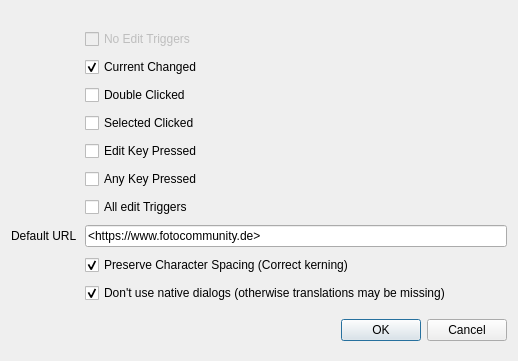
<?xml version="1.0" encoding="UTF-8"?>
<ui version="4.0">
 <class>SettingsDialog</class>
 <widget class="QDialog" name="SettingsDialog">
  <property name="geometry">
   <rect>
    <x>0</x>
    <y>0</y>
    <width>518</width>
    <height>361</height>
   </rect>
  </property>
  <property name="sizePolicy">
   <sizepolicy hsizetype="Preferred" vsizetype="MinimumExpanding">
    <horstretch>0</horstretch>
    <verstretch>0</verstretch>
   </sizepolicy>
  </property>
  <property name="windowTitle">
   <string>Preferences</string>
  </property>
  <layout class="QVBoxLayout" name="verticalLayout">
   <property name="spacing">
    <number>8</number>
   </property>
   <property name="bottomMargin">
    <number>12</number>
   </property>
   <item>
    <layout class="QGridLayout" name="gridLayout_2">
     <property name="topMargin">
      <number>10</number>
     </property>
     <item row="7" column="0">
      <widget class="QLabel" name="defaultLabel">
       <property name="sizePolicy">
        <sizepolicy hsizetype="MinimumExpanding" vsizetype="Preferred">
         <horstretch>0</horstretch>
         <verstretch>0</verstretch>
        </sizepolicy>
       </property>
       <property name="text">
        <string>Default URL</string>
       </property>
      </widget>
     </item>
     <item row="0" column="1">
      <widget class="QCheckBox" name="noEditCheckBox">
       <property name="enabled">
        <bool>false</bool>
       </property>
       <property name="text">
        <string extracomment="0">No Edit Triggers</string>
       </property>
      </widget>
     </item>
     <item row="3" column="1">
      <widget class="QCheckBox" name="selectedClickedCheckBox">
       <property name="text">
        <string>Selected Clicked</string>
       </property>
      </widget>
     </item>
     <item row="1" column="1">
      <widget class="QCheckBox" name="currentChangedCheckBox">
       <property name="text">
        <string>Current Changed</string>
       </property>
       <property name="checked">
        <bool>true</bool>
       </property>
      </widget>
     </item>
     <item row="5" column="1">
      <widget class="QCheckBox" name="anyKeyCheckBox">
       <property name="text">
        <string>Any Key Pressed</string>
       </property>
      </widget>
     </item>
     <item row="6" column="1">
      <widget class="QCheckBox" name="allEditCheckBox">
       <property name="text">
        <string>All edit Triggers</string>
       </property>
      </widget>
     </item>
     <item row="4" column="1">
      <widget class="QCheckBox" name="editKeyCheckBox">
       <property name="text">
        <string>Edit Key Pressed</string>
       </property>
      </widget>
     </item>
     <item row="2" column="1">
      <widget class="QCheckBox" name="doubleClickedCheckBox">
       <property name="text">
        <string>Double Clicked</string>
       </property>
      </widget>
     </item>
     <item row="7" column="1">
      <widget class="QLineEdit" name="defaultUrlLineEdit">
       <property name="sizePolicy">
        <sizepolicy hsizetype="Expanding" vsizetype="Fixed">
         <horstretch>10</horstretch>
         <verstretch>0</verstretch>
        </sizepolicy>
       </property>
       <property name="minimumSize">
        <size>
         <width>0</width>
         <height>0</height>
        </size>
       </property>
       <property name="baseSize">
        <size>
         <width>400</width>
         <height>0</height>
        </size>
       </property>
       <property name="text">
        <string>&lt;https://www.fotocommunity.de&gt;</string>
       </property>
      </widget>
     </item>
     <item row="8" column="1">
      <widget class="QCheckBox" name="preserveCharacterSpacingCheckBox">
       <property name="text">
        <string>Preserve Character Spacing (Correct kerning)</string>
       </property>
       <property name="checked">
        <bool>true</bool>
       </property>
      </widget>
     </item>
     <item row="9" column="1">
      <widget class="QCheckBox" name="dontUseNativeDialogsCheckBox">
       <property name="text">
        <string>Don't use native dialogs (otherwise translations may be missing)</string>
       </property>
       <property name="checked">
        <bool>true</bool>
       </property>
      </widget>
     </item>
    </layout>
   </item>
   <item>
    <widget class="QDialogButtonBox" name="buttonBox">
     <property name="orientation">
      <enum>Qt::Orientation::Horizontal</enum>
     </property>
     <property name="standardButtons">
      <set>QDialogButtonBox::StandardButton::Cancel|QDialogButtonBox::StandardButton::Ok</set>
     </property>
    </widget>
   </item>
  </layout>
 </widget>
 <resources/>
 <connections>
  <connection>
   <sender>buttonBox</sender>
   <signal>accepted()</signal>
   <receiver>SettingsDialog</receiver>
   <slot>accept()</slot>
   <hints>
    <hint type="sourcelabel">
     <x>272</x>
     <y>252</y>
    </hint>
    <hint type="destinationlabel">
     <x>157</x>
     <y>274</y>
    </hint>
   </hints>
  </connection>
  <connection>
   <sender>buttonBox</sender>
   <signal>rejected()</signal>
   <receiver>SettingsDialog</receiver>
   <slot>reject()</slot>
   <hints>
    <hint type="sourcelabel">
     <x>340</x>
     <y>252</y>
    </hint>
    <hint type="destinationlabel">
     <x>286</x>
     <y>274</y>
    </hint>
   </hints>
  </connection>
  <connection>
   <sender>allEditCheckBox</sender>
   <signal>toggled(bool)</signal>
   <receiver>SettingsDialog</receiver>
   <slot>allEditTriggers(bool)</slot>
   <hints>
    <hint type="sourcelabel">
     <x>109</x>
     <y>210</y>
    </hint>
    <hint type="destinationlabel">
     <x>4</x>
     <y>184</y>
    </hint>
   </hints>
  </connection>
  <connection>
   <sender>anyKeyCheckBox</sender>
   <signal>toggled(bool)</signal>
   <receiver>SettingsDialog</receiver>
   <slot>editTriggerChanged(bool)</slot>
   <hints>
    <hint type="sourcelabel">
     <x>74</x>
     <y>171</y>
    </hint>
    <hint type="destinationlabel">
     <x>199</x>
     <y>128</y>
    </hint>
   </hints>
  </connection>
  <connection>
   <sender>currentChangedCheckBox</sender>
   <signal>toggled(bool)</signal>
   <receiver>SettingsDialog</receiver>
   <slot>editTriggerChanged(bool)</slot>
   <hints>
    <hint type="sourcelabel">
     <x>75</x>
     <y>55</y>
    </hint>
    <hint type="destinationlabel">
     <x>199</x>
     <y>128</y>
    </hint>
   </hints>
  </connection>
  <connection>
   <sender>doubleClickedCheckBox</sender>
   <signal>toggled(bool)</signal>
   <receiver>SettingsDialog</receiver>
   <slot>editTriggerChanged(bool)</slot>
   <hints>
    <hint type="sourcelabel">
     <x>69</x>
     <y>84</y>
    </hint>
    <hint type="destinationlabel">
     <x>199</x>
     <y>128</y>
    </hint>
   </hints>
  </connection>
  <connection>
   <sender>selectedClickedCheckBox</sender>
   <signal>toggled(bool)</signal>
   <receiver>SettingsDialog</receiver>
   <slot>editTriggerChanged(bool)</slot>
   <hints>
    <hint type="sourcelabel">
     <x>73</x>
     <y>113</y>
    </hint>
    <hint type="destinationlabel">
     <x>199</x>
     <y>128</y>
    </hint>
   </hints>
  </connection>
  <connection>
   <sender>editKeyCheckBox</sender>
   <signal>toggled(bool)</signal>
   <receiver>SettingsDialog</receiver>
   <slot>editTriggerChanged(bool)</slot>
   <hints>
    <hint type="sourcelabel">
     <x>74</x>
     <y>142</y>
    </hint>
    <hint type="destinationlabel">
     <x>199</x>
     <y>128</y>
    </hint>
   </hints>
  </connection>
  <connection>
   <sender>noEditCheckBox</sender>
   <signal>toggled(bool)</signal>
   <receiver>SettingsDialog</receiver>
   <slot>noEditTrigger(bool)</slot>
   <hints>
    <hint type="sourcelabel">
     <x>71</x>
     <y>25</y>
    </hint>
    <hint type="destinationlabel">
     <x>199</x>
     <y>128</y>
    </hint>
   </hints>
  </connection>
  <connection>
   <sender>preserveCharacterSpacingCheckBox</sender>
   <signal>toggled(bool)</signal>
   <receiver>SettingsDialog</receiver>
   <slot>changePreserveCharacterSpacing(bool)</slot>
   <hints>
    <hint type="sourcelabel">
     <x>300</x>
     <y>274</y>
    </hint>
    <hint type="destinationlabel">
     <x>258</x>
     <y>180</y>
    </hint>
   </hints>
  </connection>
  <connection>
   <sender>dontUseNativeDialogsCheckBox</sender>
   <signal>toggled(bool)</signal>
   <receiver>SettingsDialog</receiver>
   <slot>changeUseNativeDialogs(bool)</slot>
   <hints>
    <hint type="sourcelabel">
     <x>300</x>
     <y>303</y>
    </hint>
    <hint type="destinationlabel">
     <x>258</x>
     <y>180</y>
    </hint>
   </hints>
  </connection>
 </connections>
 <slots>
  <slot>editTriggerChanged(bool)</slot>
  <slot>noEditTrigger(bool)</slot>
  <slot>allEditTriggers(bool)</slot>
  <slot>changePreserveCharacterSpacing(bool)</slot>
  <slot>changeUseNativeDialogs(bool)</slot>
 </slots>
</ui>
